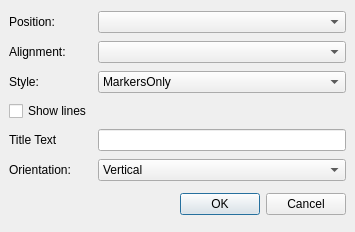
<ui version="4.0" >
 <class>AddLegendDialog</class>
 <widget class="QDialog" name="AddLegendDialog" >
  <property name="geometry" >
   <rect>
    <x>0</x>
    <y>0</y>
    <width>355</width>
    <height>232</height>
   </rect>
  </property>
  <property name="windowTitle" >
   <string>Dialog</string>
  </property>
  <layout class="QGridLayout" >
   <property name="margin" >
    <number>9</number>
   </property>
   <property name="spacing" >
    <number>6</number>
   </property>
   <item row="2" column="1" >
    <widget class="QComboBox" name="styleCO" >
     <item>
      <property name="text" >
       <string>MarkersOnly</string>
      </property>
     </item>
     <item>
      <property name="text" >
       <string>LinesOnly</string>
      </property>
     </item>
     <item>
      <property name="text" >
       <string>MarkersAndLines</string>
      </property>
     </item>
    </widget>
   </item>
   <item row="2" column="0" >
    <widget class="QLabel" name="styleLB" >
     <property name="text" >
      <string>Style:</string>
     </property>
    </widget>
   </item>
   <item row="3" column="0" >
    <widget class="QCheckBox" name="showLinesCB" >
     <property name="text" >
      <string>Show lines</string>
     </property>
    </widget>
   </item>
   <item row="4" column="0" >
    <widget class="QLabel" name="label_2" >
     <property name="text" >
      <string>Title Text</string>
     </property>
    </widget>
   </item>
   <item row="4" column="1" >
    <widget class="QLineEdit" name="titleTextED" />
   </item>
   <item row="5" column="0" >
    <widget class="QLabel" name="label_3" >
     <property name="text" >
      <string>Orientation:</string>
     </property>
    </widget>
   </item>
   <item row="5" column="1" >
    <widget class="QComboBox" name="orientationCO" >
     <item>
      <property name="text" >
       <string>Vertical</string>
      </property>
     </item>
     <item>
      <property name="text" >
       <string>Horizontal</string>
      </property>
     </item>
    </widget>
   </item>
   <item row="6" column="0" colspan="2" >
    <layout class="QHBoxLayout" >
     <property name="margin" >
      <number>0</number>
     </property>
     <property name="spacing" >
      <number>6</number>
     </property>
     <item>
      <spacer>
       <property name="orientation" >
        <enum>Qt::Horizontal</enum>
       </property>
       <property name="sizeHint" >
        <size>
         <width>131</width>
         <height>31</height>
        </size>
       </property>
      </spacer>
     </item>
     <item>
      <widget class="QPushButton" name="okButton" >
       <property name="text" >
        <string>OK</string>
       </property>
      </widget>
     </item>
     <item>
      <widget class="QPushButton" name="cancelButton" >
       <property name="text" >
        <string>Cancel</string>
       </property>
      </widget>
     </item>
    </layout>
   </item>
   <item row="0" column="1" >
    <widget class="QComboBox" name="positionCO" />
   </item>
   <item row="1" column="1" >
    <widget class="QComboBox" name="alignmentCO" />
   </item>
   <item row="0" column="0" >
    <widget class="QLabel" name="label" >
     <property name="text" >
      <string>Position:</string>
     </property>
    </widget>
   </item>
   <item row="1" column="0" >
    <widget class="QLabel" name="label_4" >
     <property name="text" >
      <string>Alignment:</string>
     </property>
    </widget>
   </item>
  </layout>
 </widget>
 <resources/>
 <connections>
  <connection>
   <sender>okButton</sender>
   <signal>clicked()</signal>
   <receiver>AddLegendDialog</receiver>
   <slot>accept()</slot>
   <hints>
    <hint type="sourcelabel" >
     <x>278</x>
     <y>253</y>
    </hint>
    <hint type="destinationlabel" >
     <x>96</x>
     <y>254</y>
    </hint>
   </hints>
  </connection>
  <connection>
   <sender>cancelButton</sender>
   <signal>clicked()</signal>
   <receiver>AddLegendDialog</receiver>
   <slot>reject()</slot>
   <hints>
    <hint type="sourcelabel" >
     <x>369</x>
     <y>253</y>
    </hint>
    <hint type="destinationlabel" >
     <x>179</x>
     <y>282</y>
    </hint>
   </hints>
  </connection>
 </connections>
</ui>
